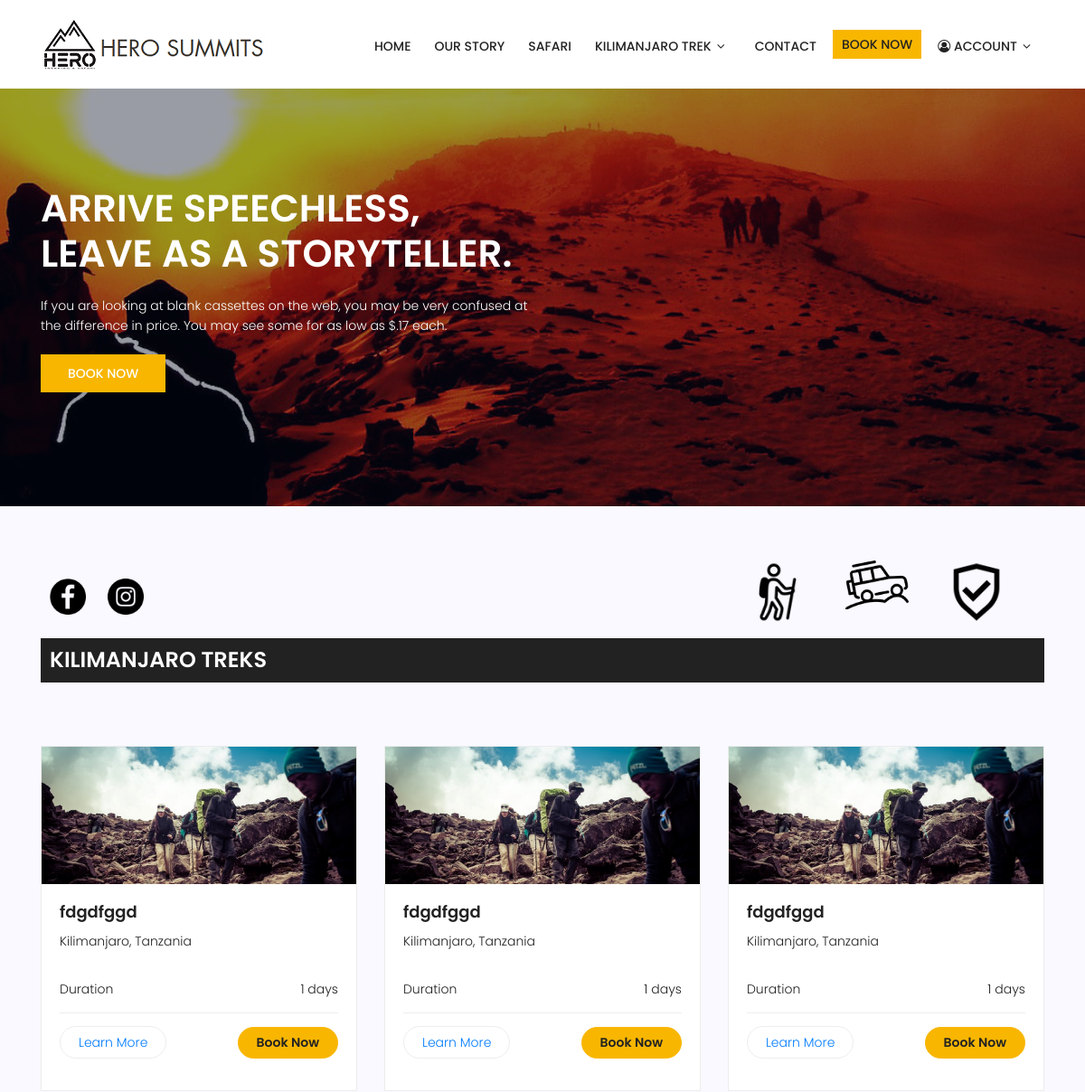
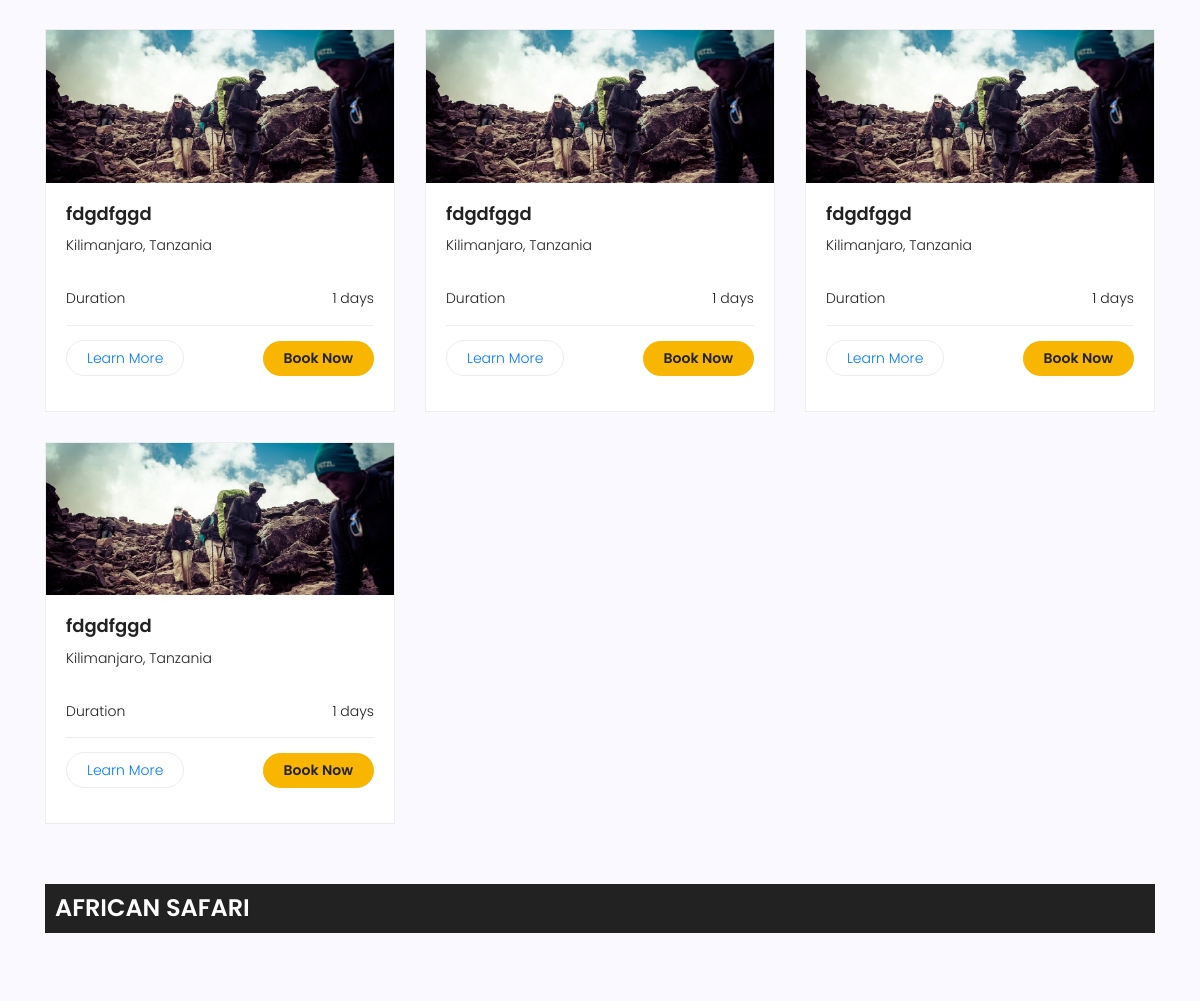
Before: / (upper part) with the older database file (2 pictures, top to bottom).
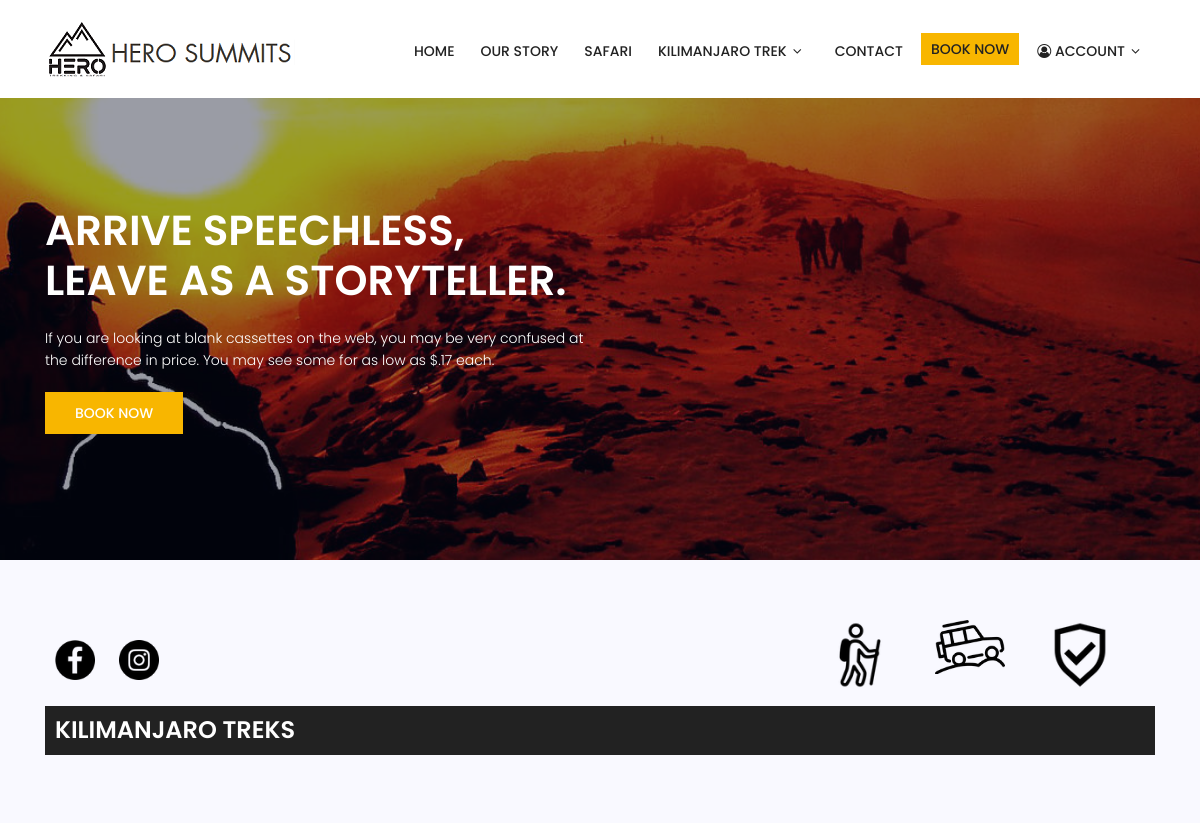
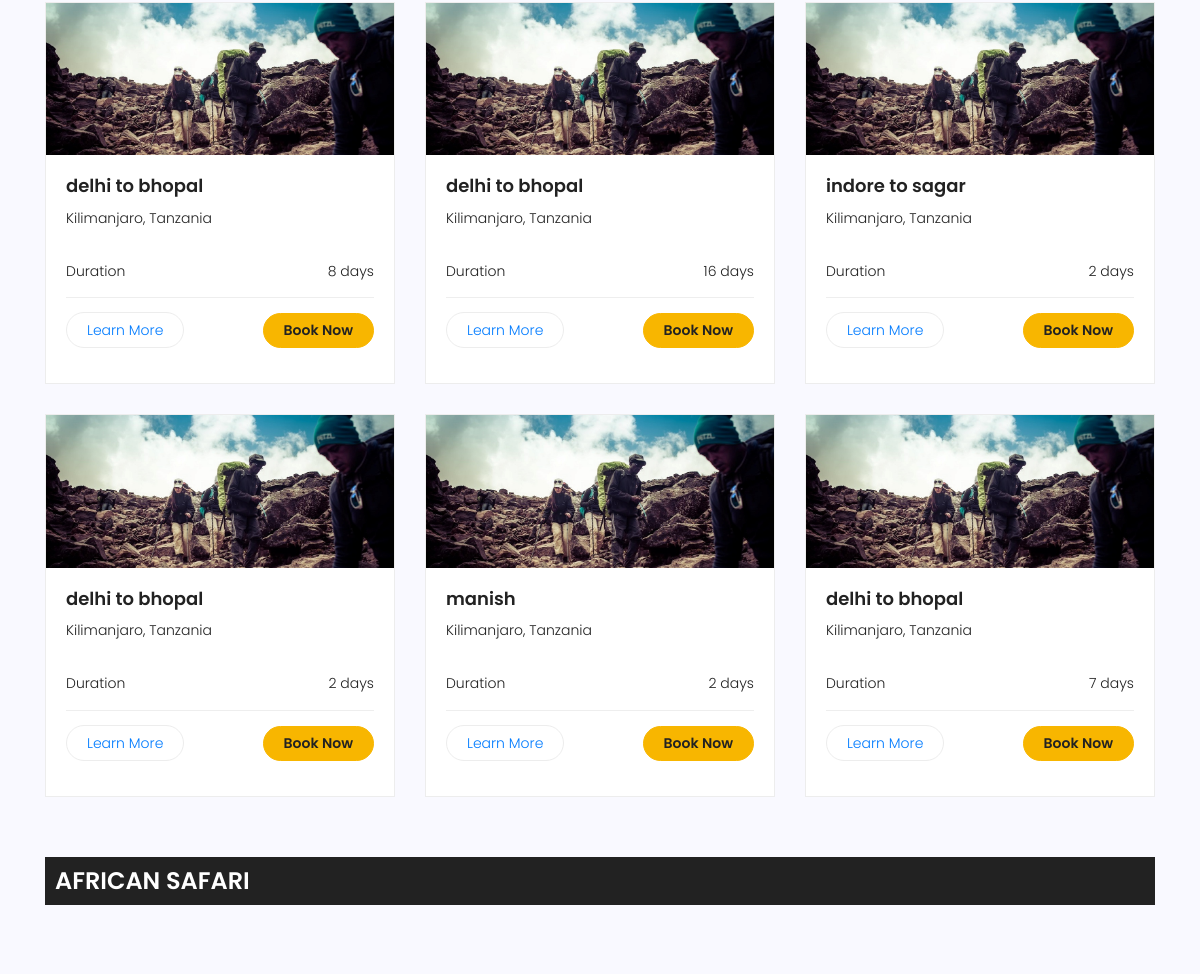
After: the same page with the newer database file (2 pictures, top to bottom).
### tables this page shows
CREATE TABLE `trip_table` (
  `id` int(11) NOT NULL,
  `trip_title` varchar(255) NOT NULL,
  `trip_description` varchar(255) DEFAULT NULL,
  `trip_start_date` datetime NOT NULL,
  `trip_end_date` datetime NOT NULL,
  `start_place` varchar(255) DEFAULT NULL,
  `end_place` varchar(255) DEFAULT NULL,
  `trip_extra_date` tinyint(1) NOT NULL DEFAULT '0',
  `extra_price` int(11) DEFAULT '0',
  `person_price` varchar(255) NOT NULL,
  `image` varchar(255) DEFAULT NULL,
  `hotel_price` int(11) DEFAULT NULL,
  `day_count` varchar(255) DEFAULT NULL,
  `picup_price` int(11) DEFAULT NULL,
  `drop_off_price` int(11) DEFAULT NULL,
  `active` int(11) NOT NULL DEFAULT '1',
  `status` int(11) NOT NULL DEFAULT '1',
  `created_by` int(11) NOT NULL,
  `created_date` timestamp NOT NULL DEFAULT CURRENT_TIMESTAMP,
  `updated_date` timestamp NOT NULL DEFAULT '0000-00-00 00:00:00' ON UPDATE CURRENT_TIMESTAMP
);

### application/controllers/Wix_Controller.php (called while the page is built, shortened)
<?php
class Wix_Controller extends CI_Controller {
	public function index()
	{
		$query= $this->db->query('select * from trip_table');
      $all['trip'] =$query->result();
		$this->load->view('header',$all);
     	$this->load->view('index');
		$this->load->view('footer');
	}
}

### index.php (called while the page is built, shortened)
<?php
require_once BASEPATH.'core/CodeIgniter.php';

### application/views/index.php (the view, shortened to what this page needs)
			<section class="banner-area relative">
				<div class="overlay overlay-bg"></div>
				<div class="container">
					<div class="row fullscreen align-items-center justify-content-between" style="height:500px; margin-top:60px;">
						<div class="col-lg-6 col-md-6 banner-left">
							<h1 class="text-white"> Arrive speechless,<br>Leave as a storyteller.</h1>
							<p class="text-white">
								If you are looking at blank cassettes on the web, you may be very confused at the difference in price. You may see some for as low as $.17 each.
							</p>
							<a href="book-now.php" class="primary-btn text-uppercase">Book Now</a>
						</div>
					</div>
				</div>
			</section>
			<section class="destinations-area section-gap">
				<div class="container">
				<div class="row d-flex justify-content-center home-top">
				<div class="col-lg-8"><p class="f-social"><a target="_blank" href="https://www.facebook.com/HEROSummits/"><img src="<?php echo base_url()?>assets/img/facebook.png" alt=""></a>
								<a target="_blank" href="https://www.instagram.com/herosummits/"><img src="<?php echo base_url()?>assets/img/instagram.png" alt=""></a></p></div>
				<div class="col-lg-4">
				<ul class="d-flex flex-wrap">
									<li><img src="<?php echo base_url()?>assets/img/f11.png" alt=""></li>
									<li><img src="<?php echo base_url()?>assets/img/f22.png" alt=""></li>
									<li><img src="<?php echo base_url()?>assets/img/f33.png" alt=""></li>
								</ul>
				</div>
				</div>
				  <div class="row d-flex justify-content-center">
		                <div class="menu-content pb-30 col-lg-12">
		                    <div class="title">
		                        <h1 class="mb-10 trek-title">KILIMANJARO TREKS</h1>
		                      </div>
		                </div>
		            </div>
					<div class="row">
						<?php foreach($trip as $row){?>
<div class="col-lg-4">
							<div class="single-destinations">
								<div class="thumb">
									<img src="<?php echo base_url()?>assets/img/packages/d1.jpg" alt="">
								</div>
								<div class="details">
									<h4><?php echo $row->trip_title ?></h4>
									<p>
										Kilimanjaro, Tanzania
									</p>
										<?php
$adate=$row->trip_start_date;
$ddate =$row->trip_end_date;
$diff = strtotime($ddate) - strtotime( $adate);
										 ?>
									<ul class="package-list">
										<li class="d-flex justify-content-between align-items-center">
											<span>Duration</span>
											<span><?=round(($diff / 86400) + 0.5);?> days </span>
										</li>
										<li class="d-flex justify-content-between align-items-center">
											<span><a href="#">Learn More</a></span>
											<a href="<?php echo site_url('Trip_book/machame_trek')."/".$row->id; ?>" class="price-btn">Book Now</a>
										</li>
									</ul>
								</div>
							</div>
						</div>
						<?php  } ?>
					</div>
				</div>
			</section>
			<section class="destinations-area">
				<div class="container">
				  <div class="row d-flex justify-content-center">
		                <div class="menu-content pb-30 col-lg-12">
		                    <div class="title">
		                        <h1 class="mb-10 trek-title">AFRICAN SAFARI</h1>
		                      </div>
		                </div>
		            </div>
					<div class="row">
						<div class="col-lg-4">
						</div>
						<div class="col-lg-4">
						</div>
						<div class="col-lg-4">
						</div>
					</div>
				</div>
			</section>

Changed rows visible on the page:
removed trip_table: trip_title "fdgdfggd", ($diff / 86400) + 0.5 "1"
removed trip_table: trip_title "fdgdfggd", ($diff / 86400) + 0.5 "1"
removed trip_table: trip_title "fdgdfggd", ($diff / 86400) + 0.5 "1"
removed trip_table: trip_title "fdgdfggd", ($diff / 86400) + 0.5 "1"
removed trip_table: trip_title "fdgdfggd", ($diff / 86400) + 0.5 "1"
removed trip_table: trip_title "fdgdfggd", ($diff / 86400) + 0.5 "1"
removed trip_table: trip_title "fdgdfggd", ($diff / 86400) + 0.5 "1"
added trip_table: trip_title "delhi to bhopal", ($diff / 86400) + 0.5 "8"
added trip_table: trip_title "delhi to bhopal", ($diff / 86400) + 0.5 "16"
added trip_table: trip_title "indore to sagar", ($diff / 86400) + 0.5 "2"
added trip_table: trip_title "delhi to bhopal", ($diff / 86400) + 0.5 "2"
added trip_table: trip_title "manish", ($diff / 86400) + 0.5 "2"
added trip_table: trip_title "delhi to bhopal", ($diff / 86400) + 0.5 "7"
